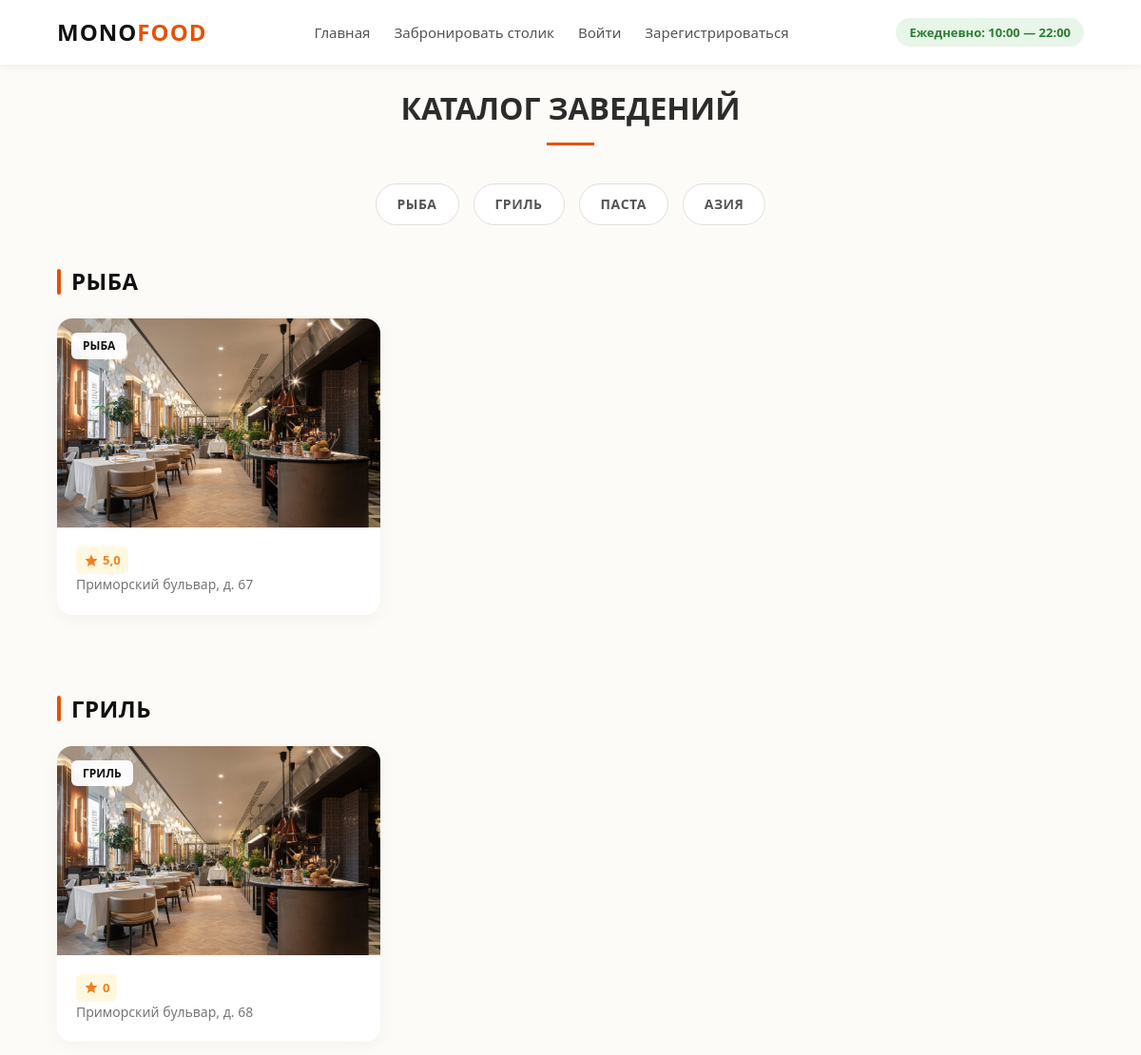
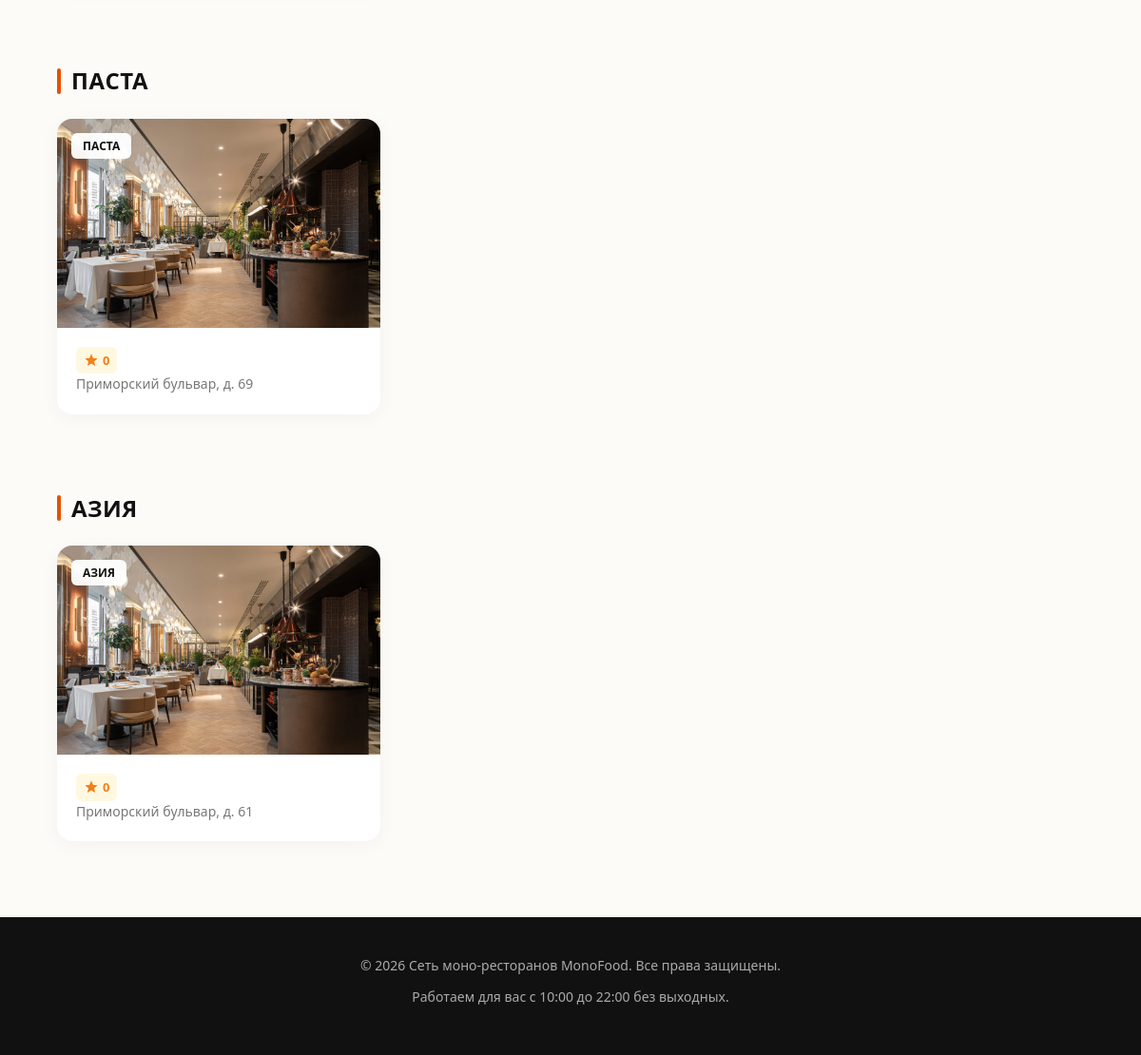
The page /restaurants/ on the database its author committed (2 pictures, top to bottom).
### bookings/models.py (models this page shows, shortened)
class RestaurantCategory(models.Model):
    image = models.ImageField(upload_to="restaurants_media", blank=True)
    name = models.CharField(max_length=64, unique=True)
    description = models.TextField(blank=True)

class Restaurant(models.Model):
    image = models.ImageField(upload_to="restaurants_media", blank=True)
    address = models.CharField(max_length=128, unique=True)
    category = models.ForeignKey(RestaurantCategory, on_delete=models.CASCADE)
    menu = models.FileField(upload_to="restaurants_menu", blank=True)

### bookings/views.py (the view)
# urls.py: path('', catalog, name='index'),
def catalog(request):
    avg = lambda lst: sum(lst) / len(lst)
    context = {
        "title": "Сеть моно-ресторанов | Выбор ресторана",
        "restaurants": [],
        "categories": RestaurantCategory.objects.all()
    }
    for restaurant in Restaurant.objects.all():
        feedbacks = list(map(lambda fb: fb.mark, Feedback.objects.filter(restaurant=Restaurant.objects.get(pk=restaurant.pk))))
        if feedbacks:
            context["restaurants"].append((restaurant, round(avg(feedbacks), 1)))
        else:
            context["restaurants"].append((restaurant, 0))
    return render(request, "bookings/catalog.html", context=context)

### bookings/templates/bookings/catalog.html (shortened to what this page needs)
{% extends "bookings/base.html" %}
{% load static %}
{% block css %}
    <link rel="stylesheet" href="{% static 'css/catalog.css' %}">
{% endblock %}
{% block content %}
    <main class="container">
        <h2 class="menu-title">Каталог заведений</h2>
        <div class="cuisine-filters">
            {% for category in categories %}
                <a href="#{{ category.name }}" class="filter-btn">{{ category.name }}</a>
            {% endfor %}
        </div>
        {% if categories %}
            {% for category in categories %}
                <section id="{{ category.name }}">
                    <h3 class="section-subtitle">{{ category.name }}</h3>
                    <div class="restaurants-grid">
                        {% for restaurant, rating in restaurants %}
                            {% if restaurant.category.name == category.name %}
                                <a href="{% url 'restaurants:booking' restaurant.id %}" style="text-decoration: none;">
                                    <article class="restaurant-card">
                                        <div class="restaurant-img-wrapper">
                                            <img src="/media/{{ restaurant.image }}" alt="Ресторан" class="restaurant-img">
                                            <span class="restaurant-badge">{{ category.name }}</span>
                                        </div>
                                        <div class="restaurant-content">
                                            <div class="restaurant-meta">
                                                <div class="restaurant-rating">
                                                    <svg class="star-icon" viewBox="0 0 24 24"><path d="M12 17.27L18.18 21l-1.64-7.03L22 9.24l-7.19-.61L12 2 9.19 8.63 2 9.24l5.46 4.73L5.82 21z"/></svg>
                                                    <span>{{ rating }}</span>
                                                </div>
                                            </div>
                                            <p class="restaurant-address">{{ restaurant.address }}</p>
                                        </div>
                                    </article>
                                </a>
                            {% endif %}
                        {% endfor %}
                    </div>
                </section>
            {% endfor %}
        {% endif %}
    </main>
{% endblock %}

### static/css/style.css (style rules this page uses)
* { margin: 0; padding: 0; box-sizing: border-box; font-family: 'Segoe UI', Tahoma, Geneva, Verdana, sans-serif; scroll-behavior: smooth; }
body { background-color: #fcfbf7; color: #2c2c2c; line-height: 1.6; }
.container { width: 90%; max-width: 1200px; margin: 0 auto; }

### static/css/catalog.css (style rules this page uses)
.menu-title { text-align: center; font-size: 32px; margin-top: 20px; margin-bottom: 40px; text-transform: uppercase; position: relative; }
.menu-title::after { content: ''; display: block; width: 50px; height: 3px; background-color: #e65100; margin: 10px auto 0; }
.section-subtitle { font-size: 24px; font-weight: 600; text-transform: uppercase; color: #111; margin-top: 40px; margin-bottom: 20px; letter-spacing: 0.5px; position: relative; padding-left: 15px; }
.section-subtitle::before { content: ''; position: absolute; left: 0; top: 15%; width: 4px; height: 70%; background-color: #e65100; border-radius: 2px; }
.cuisine-filters { display: flex; justify-content: center; gap: 15px; margin-bottom: 40px; flex-wrap: wrap; }
.cuisine-filters .filter-btn { text-decoration: none; display: inline-block; text-align: center; background-color: #ffffff; color: #555; border: 1px solid #e0e0e0; padding: 10px 22px; font-size: 14px; font-weight: 600; border-radius: 25px; cursor: pointer; text-transform: uppercase; letter-spacing: 0.5px; transition: all 0.3s ease; }
.restaurants-grid { display: grid; grid-template-columns: repeat(3, 1fr); gap: 30px; margin-bottom: 80px; }
.restaurant-card { background-color: #ffffff; border-radius: 16px; overflow: hidden; box-shadow: 0 4px 20px rgba(0,0,0,0.04); transition: transform 0.3s ease, box-shadow 0.3s ease; }
.restaurant-img-wrapper { position: relative; height: 220px; overflow: hidden; background-color: #eaeaea; }
.restaurant-img { width: 100%; height: 100%; object-fit: cover; transition: transform 0.5s ease; }
.restaurant-badge { position: absolute; top: 15px; left: 15px; background-color: rgba(255, 255, 255, 0.95); color: #111; font-size: 12px; font-weight: 700; padding: 4px 12px; border-radius: 6px; text-transform: uppercase; z-index: 2; }
.restaurant-content { padding: 20px; }
.restaurant-meta { display: flex; justify-content: space-between; align-items: center; }
.restaurant-rating { display: flex; align-items: center; gap: 4px; background-color: #fff8e1; color: #f57f17; padding: 4px 8px; border-radius: 6px; font-size: 13px; font-weight: 700; }
.star-icon { width: 16px; height: 16px; fill: #f57f17; }
.restaurant-address { font-size: 14px; color: #777; font-weight: 500; }

### rows shown on the page
RestaurantCategory: name "РЫБА"
RestaurantCategory: name "ГРИЛЬ"
RestaurantCategory: name "ПАСТА"
RestaurantCategory: name "АЗИЯ"
Restaurant: image (picture), rating "5,0", address "Приморский бульвар, д. 67"
Restaurant: image (picture), rating "0", address "Приморский бульвар, д. 68"
Restaurant: image (picture), rating "0", address "Приморский бульвар, д. 69"
Restaurant: image (picture), rating "0", address "Приморский бульвар, д. 61"
